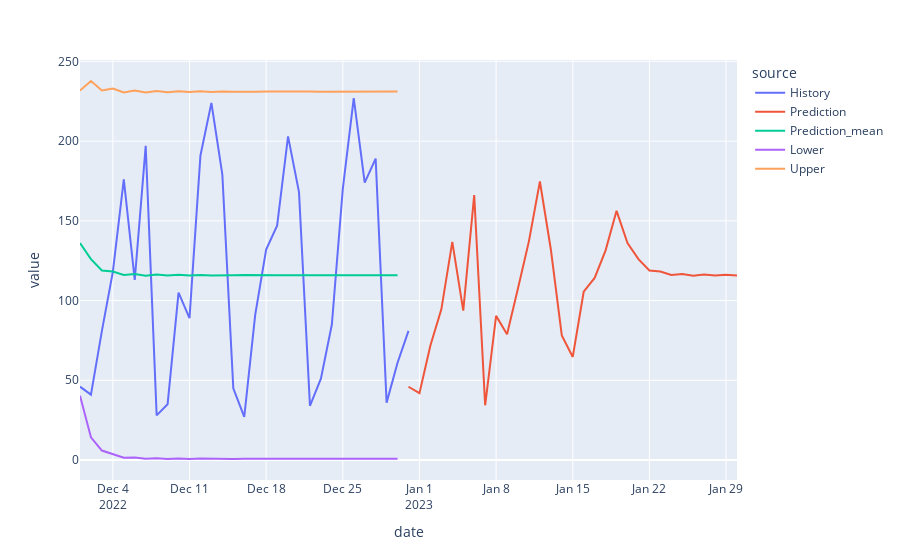

Notebook code for this chart:
### Code cell
# plot
fig = px.line(df_all, x='date', y='value', color='source')

fig.add_trace(go.Scatter(x=df_all['date'], y=yhat, name='Prediction_mean'))
fig.add_trace(go.Scatter(x=df_all['date'], y=yhat_conf_int_df['lower'], name='Lower'))
fig.add_trace(go.Scatter(x=df_all['date'], y=yhat_conf_int_df['upper'], name='Upper'))
